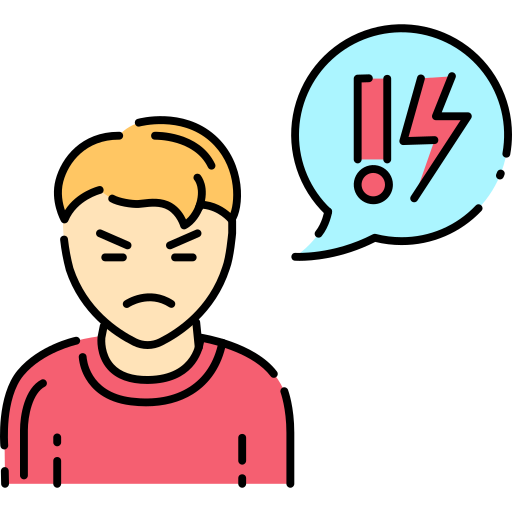
#> input picture Echo_Feeling/data/sticker/negative/abuse.png, 512 x 512 px, found by its file name; its folder holds only this picture in this run
$ python sticker_preprocess.py
#> lines starting #> are read from the running program, lines starting #| are printed output that depends on the picture
import os
import numpy as np
from PIL import Image
from sklearn.model_selection import train_test_split
from sklearn.preprocessing import LabelEncoder

# -------------------------------
# 1. Define dataset path
# -------------------------------
main_folder = r"C:\Users\user\Desktop\Projects\EchoFeeling\data\sticker"

img_height, img_width = 64, 64   # resize all stickers
X, y = [], []

# -------------------------------
# 2. Load images and labels
# -------------------------------
for label in os.listdir(main_folder):
    path = os.path.join(main_folder, label)
    if os.path.isdir(path):
        for file in os.listdir(path):
            if file.lower().endswith(".png"):
                img_path = os.path.join(path, file)
                img = Image.open(img_path).convert("RGB")
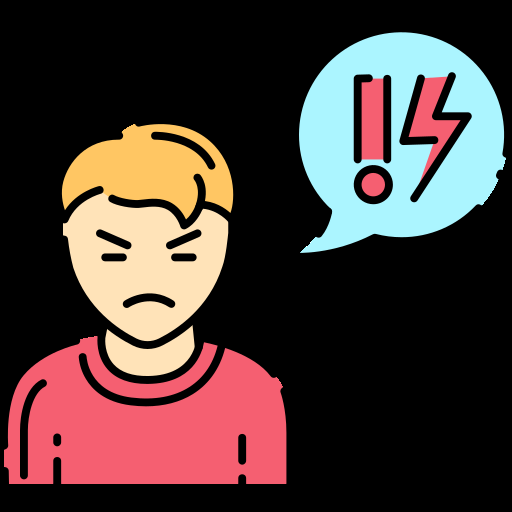
#> img: PIL image 512x512 RGB; mean R, G, B 75.5, 59.4, 56.1
                img = img.resize((img_height, img_width))
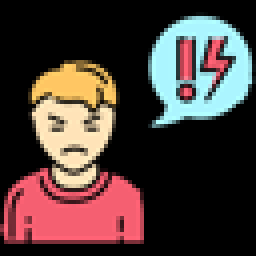
#> img: PIL image 64x64 RGB (shown 4 times larger); mean R, G, B 75.6, 59.7, 56.2
                X.append(np.array(img))
                y.append(label)

X = np.array(X) / 255.0   # normalize pixel values
print("Dataset shape:", X.shape)
#| Dataset shape: (2, 64, 64, 3)

# -------------------------------
# 3. Encode labels
# -------------------------------
encoder = LabelEncoder()
y_encoded = encoder.fit_transform(y)
print("Label mapping:", dict(zip(encoder.classes_, encoder.transform(encoder.classes_))))

# -------------------------------
# 4. Train/Test split
# -------------------------------
#> (the run stopped early here; a loop or call above may not have finished)
